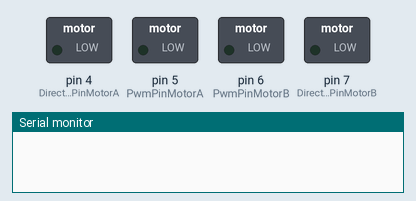
Recording of a sketch running on a simulated Arduino Uno, built with avr-gcc and run on an emulated ATmega328P. On the bench: switched loads named in the sketch (green lamp = pin HIGH), the last lines printed to the serial monitor.

Above: at 0.05 s.
At 9.85 s:
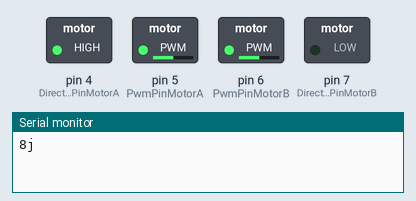
At 19.85 s:
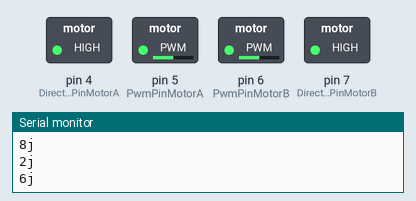
At 29.85 s:
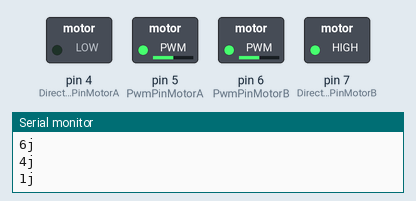
At 44.85 s:
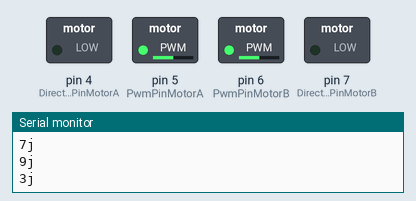
Timing chart, 0 to 65.0 s (numbered marks = the images above):
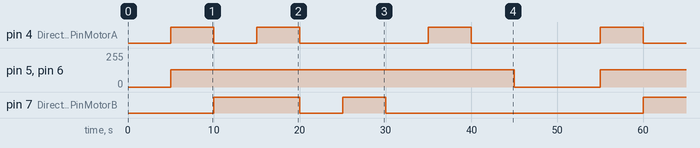

The sketch:

SimpleMotorControl.pde
```cpp
#define DEBUG_OUT_TRUE
#define DEBUG_SERIAL_SPEED 4800

#define PwmPinMotorA 5
#define PwmPinMotorB 6

#define DirectionPinMotorA 4
#define DirectionPinMotorB 7


int speed = 128;

void setup()
{

 pinMode(PwmPinMotorA, OUTPUT);
 pinMode(PwmPinMotorB, OUTPUT);

 pinMode(DirectionPinMotorA, OUTPUT);
 pinMode(DirectionPinMotorB, OUTPUT);

Serial.begin(DEBUG_SERIAL_SPEED);


}

void loop()
{

delay(5000);

// case '8j':
// case '8J':
Serial.println("8j");
   analogWrite(PwmPinMotorB, speed);
   digitalWrite(DirectionPinMotorB, LOW);
   analogWrite(PwmPinMotorA, speed);
   digitalWrite(DirectionPinMotorA, HIGH);

delay(5000);

// case '2j':
// case '2J':
Serial.println("2j");
   analogWrite(PwmPinMotorB, speed);
   digitalWrite(DirectionPinMotorB, HIGH);
   analogWrite(PwmPinMotorA, speed);
   digitalWrite(DirectionPinMotorA, LOW);

delay(5000);

// case '6j':
// case '6J':
Serial.println("6j");
   analogWrite(PwmPinMotorB, speed);
   digitalWrite(DirectionPinMotorB, HIGH);
   analogWrite(PwmPinMotorA, speed);
   digitalWrite(DirectionPinMotorA, HIGH);

delay(5000);

// case '4j':
// case '4J':
Serial.println("4j");
   analogWrite(PwmPinMotorB, speed);
   digitalWrite(DirectionPinMotorB, LOW);
   analogWrite(PwmPinMotorA, speed);
   digitalWrite(DirectionPinMotorA, LOW);


delay(5000);

// case '1j':
// case '1J':
Serial.println("1j");
   analogWrite(PwmPinMotorB, speed);
   digitalWrite(DirectionPinMotorB, HIGH);

delay(5000);

// case '7j':
// case '7J':
Serial.println("7j");
   analogWrite(PwmPinMotorB, speed);
   digitalWrite(DirectionPinMotorB, LOW);

delay(5000);

// case '9j':
// case '9J':
Serial.println("9j");
   analogWrite(PwmPinMotorA, speed);
   digitalWrite(DirectionPinMotorA, HIGH);

delay(5000);

// case '3j':
// case '3J':
Serial.println("3j");
   analogWrite(PwmPinMotorA, speed);
   digitalWrite(DirectionPinMotorA, LOW);

delay(5000);

// stop
Serial.println("stop");
   analogWrite(PwmPinMotorA, 0);
   digitalWrite(DirectionPinMotorA, LOW);
   analogWrite(PwmPinMotorB, 0);
   digitalWrite(DirectionPinMotorB, LOW);

delay(5000);


}
```

Measured:
- by itself, pin 4 (DirectionPinMotorA): repeats every 50.0 s: LOW 5.0 s, 2 × (HIGH 5.0 s, LOW 15.0 s), HIGH 5.0 s
- by itself, pin 5 (PwmPinMotorA), pin 6 (PwmPinMotorB): alternates 128/255 for 40.0 s and 0/255 for 10.0 s
- by itself, pin 7 (DirectionPinMotorB): repeats every 50.0 s: LOW 5.0 s, HIGH 5.0 s, LOW 30.0 s, HIGH 10.0 s
